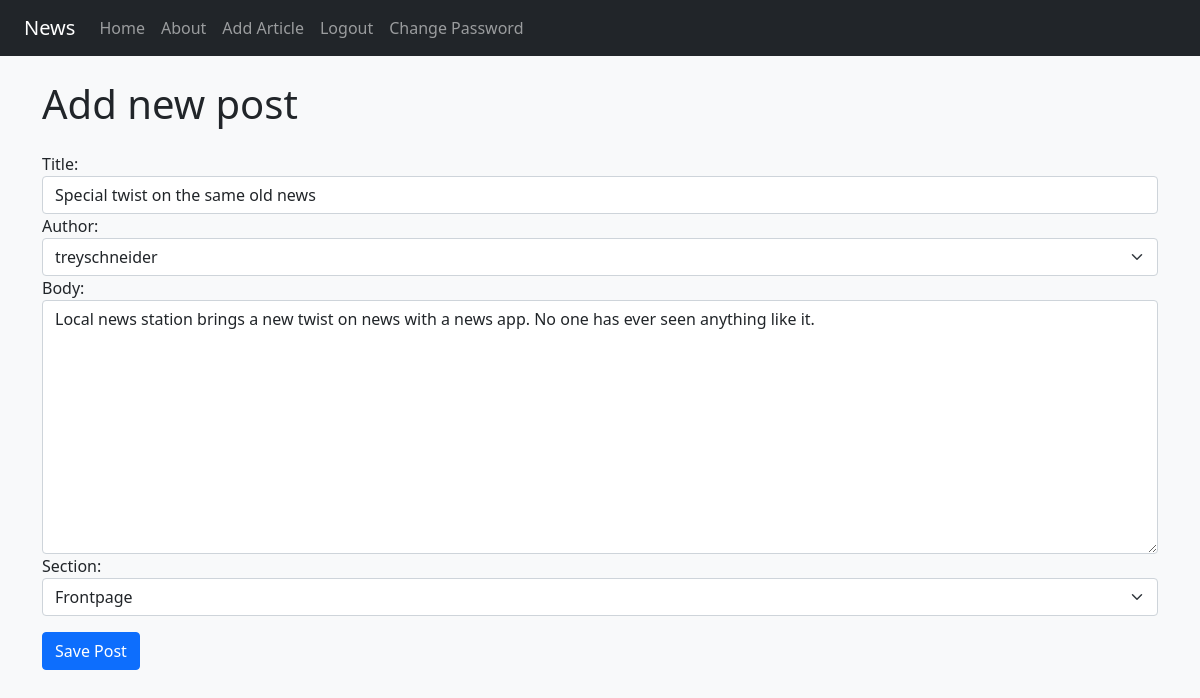
The page /article/edit/2 (signed in) on the database its author committed.
### articles/models.py (models this page shows, shortened)
class Article(models.Model):
    title = models.CharField(max_length=128)
    author = models.ForeignKey(get_user_model(), on_delete=models.CASCADE)
    body = models.TextField()
    created_on = models.DateTimeField(auto_now_add=True)
    section = models.ForeignKey(Section, on_delete=models.CASCADE)

### articles/views.py (the view)
# urls.py: path('edit/<pk>', UpdateArticleView.as_view(), name='edit_article'),
class UpdateArticleView(LoginRequiredMixin, UpdateView):
    template_name = 'edit.html'
    model = Article
    form_class = CreateArticle

### articles/forms.py
class CreateArticle(forms.ModelForm):
    class Meta:
        model = Article
        fields = '__all__'
        widgets = {
            'title': forms.TextInput(attrs={'class' : 'form-control'}),
            'author' : forms.Select(attrs={'class' : 'form-control form-select'}),
            'body': forms.Textarea(attrs={'class' : 'form-control'}),
            'section': forms.Select(attrs={'class' : 'form-control form-select'}),
        }

### articles/models.py (called while the page is built)
    def __str__(self):
        return self.name

### templates/edit.html (shortened to what this page needs)
{% extends 'base.html' %}
{% load static %}
{% block content %}
<div class="container">
    <h1 class="my-4">Add new post</h1>
    <form method="post" novalidate>
        {{ form }}
        <button type="submit" class="btn btn-primary my-3">Save Post</button>
      </form>
</div>
{% endblock %}

### rows shown on the page
Article: title "Special twist on the same old news", author "treyschneider", body "Local news station brings a new twist on news with a news app. No one has ever seen anything like it.", section "Frontpage"
